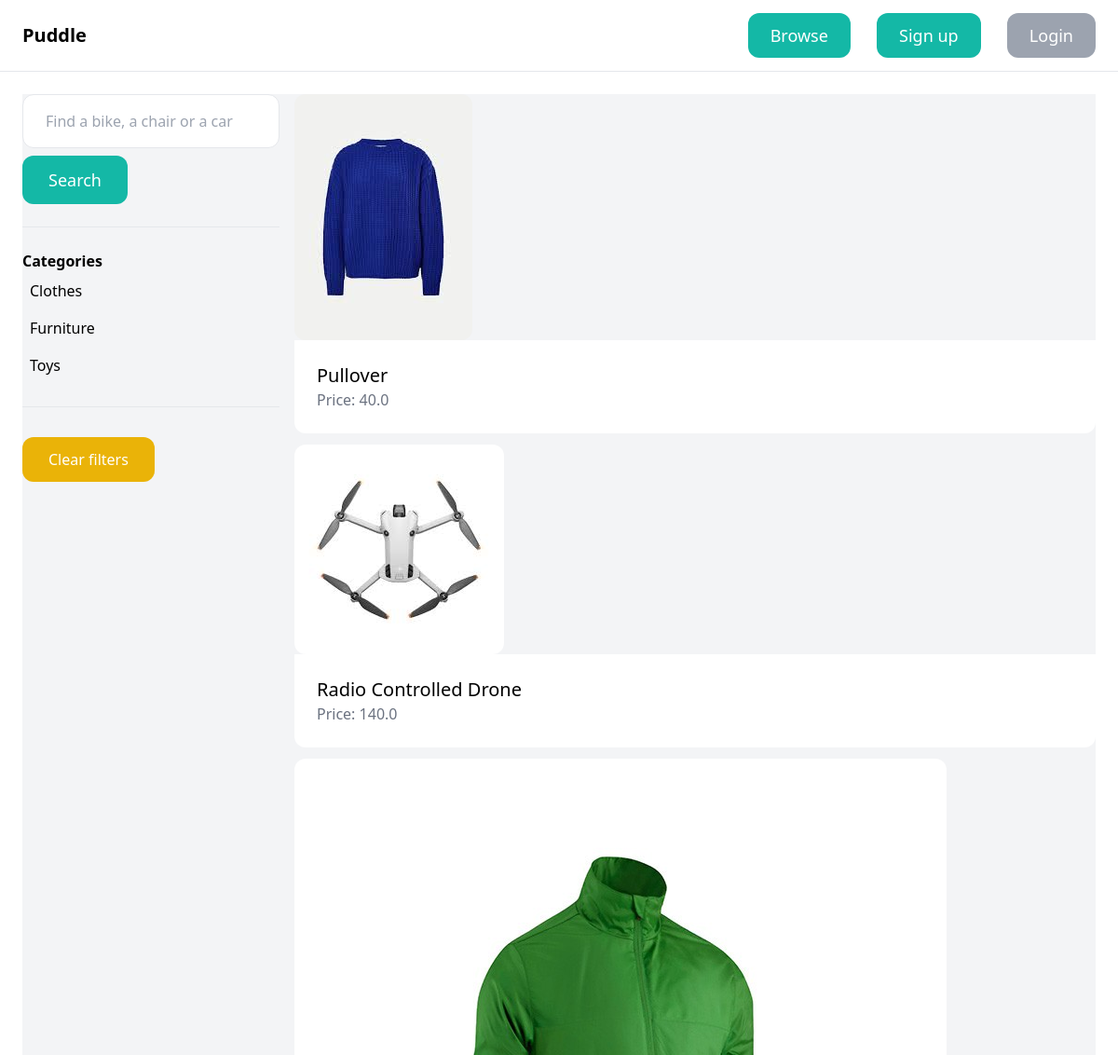
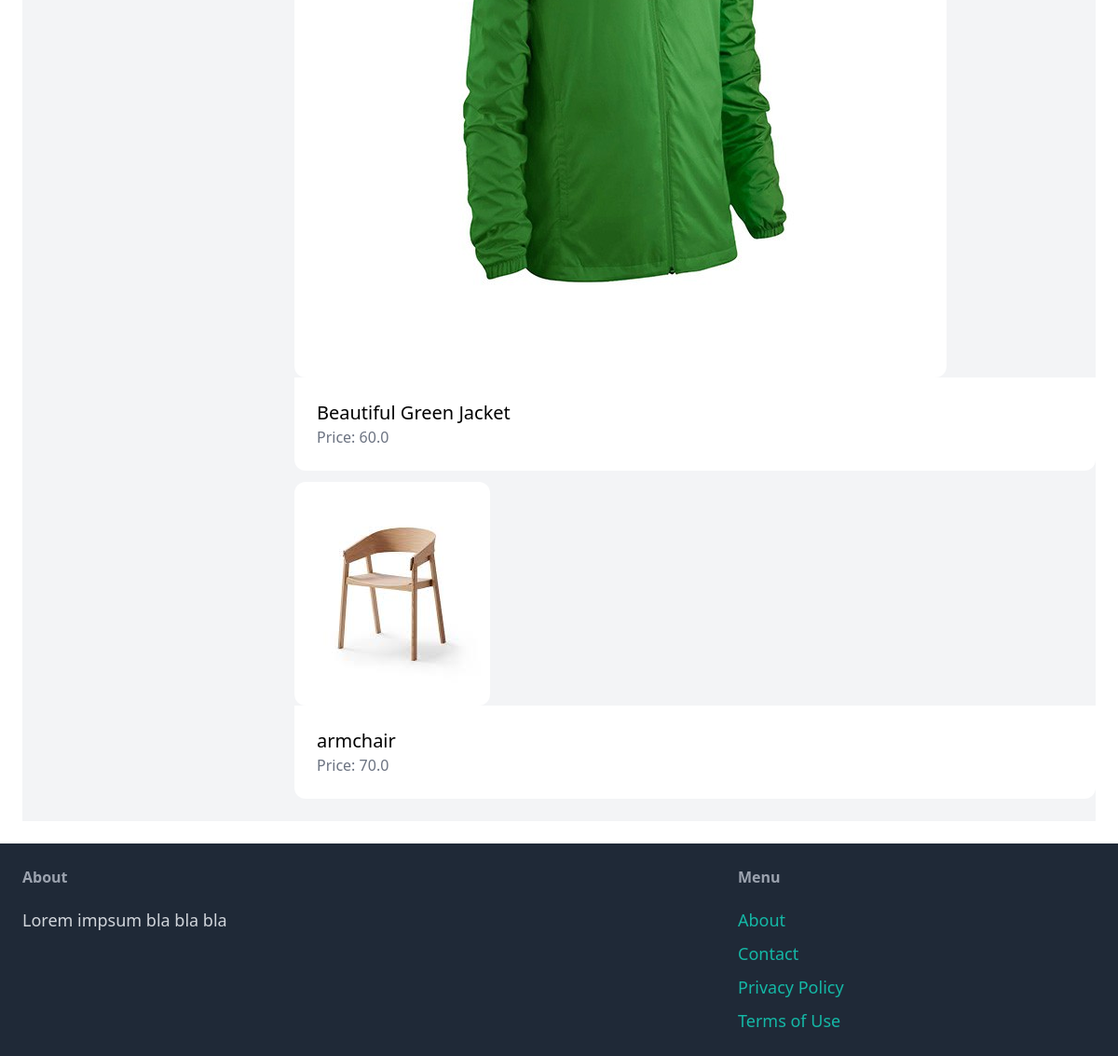
The app's page /items/ with its own data (2 pictures, top to bottom).
### item/models.py (models this page shows, shortened)
class Category(models.Model):
    name = models.CharField(max_length=255)
    class Meta:
        ordering = ('name', )
        verbose_name_plural = 'Categories'

class Item(models.Model):
    category = models.ForeignKey(
        Category, related_name='items', on_delete=models.CASCADE)
    name = models.CharField(max_length=255)
    description = models.TextField(blank=True, null=True)
    price = models.FloatField()
    image = models.ImageField(upload_to='item_images/', blank=True, null=True)
    is_present = models.BooleanField(default=True)
    created_by = models.ForeignKey(
        User, related_name='items', on_delete=models.CASCADE)
    created_at = models.DateTimeField(auto_now_add=True)

### item/views.py (the view)
# urls.py: path('',items,name='items'),
def items(request):
    query = request.GET.get('query', '')
    category_id = request.GET.get('category', 0)
    categories = Category.objects.all()
    items = Item.objects.filter(is_present=True)
    if category_id:
        items = items.filter(category_id=category_id)
    if query:
        items = items.filter(Q(name__icontains=query) | Q(description__icontains=query))
    return render(request, 'item/items.html', {
        'items': items,
        'query': query,
        'categories': categories,
        'category_id': int(category_id),
    })

### item/templates/item/items.html (shortened to what this page needs)
{% extends 'core/base.html' %}
{% block content %}
<div class="pb-6 grid grid-cols-4 gap-4 bg-gray-100">
    <div class="col-span-1">
        <form method="get" action="{% url 'item:items' %}">
            <input name="query" class="w-full py-4 px-6 border rounded-xl" type="text" value="{{query}}"
                placeholder="Find a bike, a chair or a car">
            <button class="mt-2 py-3 px-7 text-lg bg-teal-500 text-white rounded-xl">Search</button>
        </form>
        <hr class="my-6">
        <p class="font-semibold">Categories</p>
        <ul>
            {% for category in categories %}
            <li class="py-2 px-2 rounded-xl{% if category.id == category_id %} bg-blue-100 {% endif %}">
                <a href="{% url 'item:items' %}?query={{query}}&category={{category.id}}">{{category.name}}</a>
            </li>
            {% endfor %}
        </ul>
        <hr class="my-6">
        <ul>
            <li><a href="{% url 'item:items'%}" class="mt-2 py-3 px-7 inline-block bg-yellow-500 rounded-xl text-white">Clear filters</a></li>
        </ul>
    </div>
    <div class="col-span-3">
        <div class="grid grid-colors-3 gap-3">
            {% for item in items %}
            <div>
                <a href="{% url 'item:detail' item.id %}">
                <div class="col-span-3">
                    <img src="{{item.image.url}}" class="rounded-xl">
                </div>
                    <div class="p-6 bg-white rounded-b-xl">
                        <h2 class="text-xl">{{item.name}}</h2>
                        <p class="text-gray-500">Price: {{item.price}}</p>
                    </div>
                </a>
            </div>
            {% endfor %}
        </div>
    </div>
</div>
{% endblock %}

### records on screen
Category: name "Clothes"
Category: name "Furniture"
Category: name "Toys"
Item: image (picture), name "Pullover", price "40.0"
Item: image (picture), name "Radio Controlled Drone", price "140.0"
Item: image (picture), name "Beautiful Green Jacket", price "60.0"
Item: image (picture), name "armchair", price "70.0"
